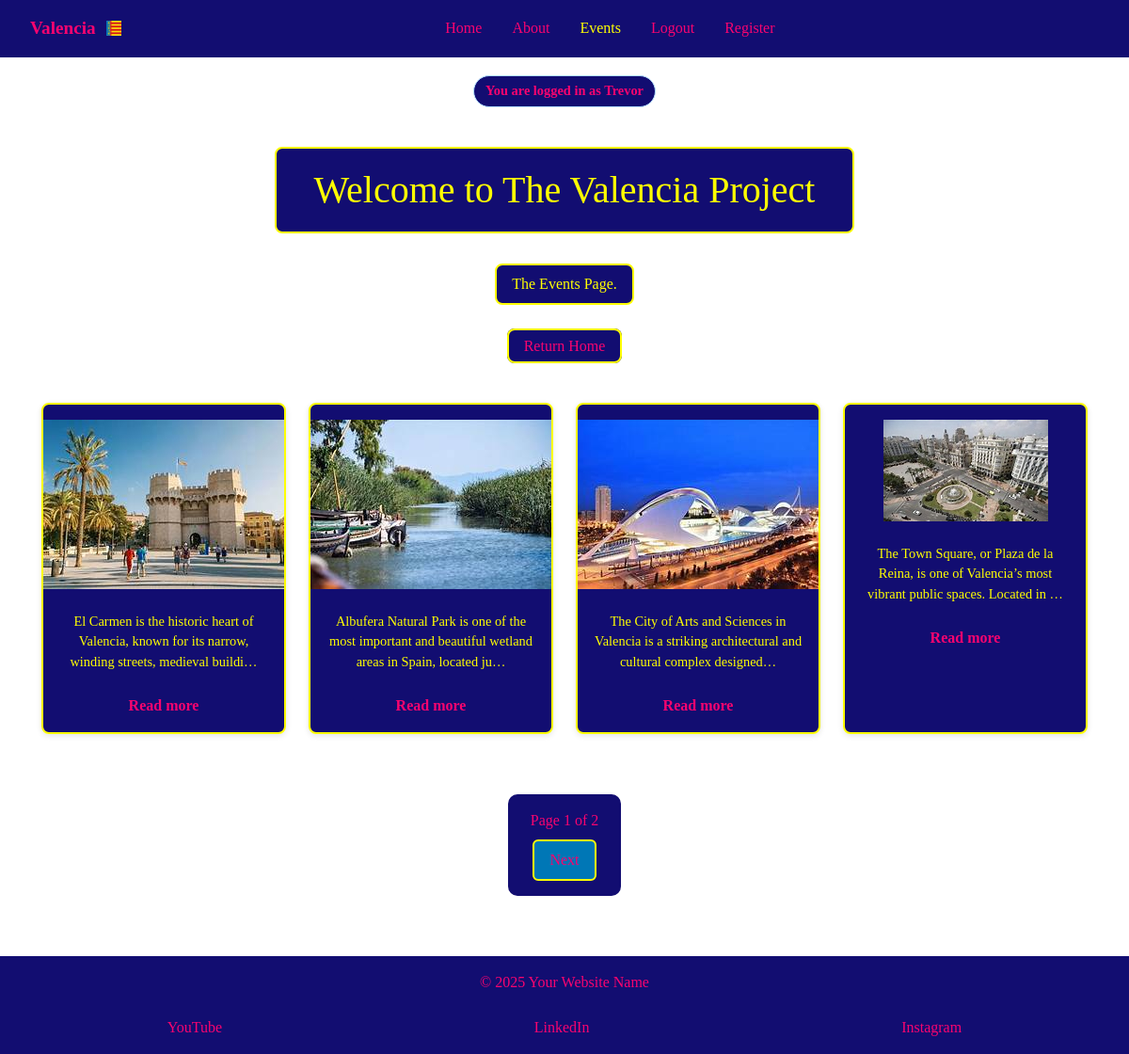
Screenshot of /events/ (signed in) with the database file from the repository.
### tourism_es/models.py (models this page shows, shortened)
class CardText(models.Model):
    title = models.CharField(max_length=50, blank=True)
    content = models.TextField()
    image_name = models.CharField(
        max_length=30,
        help_text="Enter the image filename (eg 'science museum.jpg)",
        default='default.jpg',
        blank=True
    )
    saved_by = models.ManyToManyField(User,
                                      related_name='saved_cards', blank=True)

### tourism_es/views.py (the view)
# urls.py: path('events/', views.events, name='events'),
def events(request):
    card_texts = CardText.objects.all().order_by('id')
    paginator = Paginator(card_texts, 4)
    page_number = request.GET.get('page')
    page_obj = paginator.get_page(page_number)
    return render(request, 'events.html', {
        'active_tab': 'events', 'page_obj': page_obj})

### tourism_es/templates/events.html (shortened to what this page needs)
{% extends 'base.html' %}
{% load static %}
{% block content %}
<h1 class="color">Welcome to The Valencia Project</h1>
<p class="color">The Events Page.</p>
<p>
    <a class="color-return" href="{% url 'index' %}">Return Home</a>
</p>
<div class="cards-container">
    {% for card in page_obj %}
    <div class="card" data-url="{% url 'event-details' pk=card.id %}"
     onclick="window.location=this.dataset.url">
     <img src="{% static 'images/' %}{{ card.image_name }}" alt="{{ card.title }}">
     <p>{{ card.content|truncatechars:100}}</p>
     <a href="{% url 'event-details' pk=card.id %}" class="read-more">
        Read more
     </a>
    </div>
    {% empty %}
    <p>No cards yet</p>
    {% endfor %}
</div>
 <div class="pagination">
    <div class="page-number">
        <span class="page-info">
            Page {{ page_obj.number }} of {{ page_obj.paginator.num_pages }}
        </span>
    </div>
    {% if page_obj.has_next %}
    <div class="next-wrapper">
        <a href="?page={{ page_obj.next_page_number }}" class="next-btn">Next</a>
    </div>
    {% endif %}
 </div>
{% endblock %}

### tourism_es/templates/base.html (shortened to what this page needs)
{% load static %}
<!DOCTYPE html>
<html lang="en">
<head>
    <link href="https://cdn.jsdelivr.net/npm/bootstrap@5.3.8/dist/css/bootstrap.min.css" rel="stylesheet"
>
</head>
<link rel="stylesheet" href="{% static 'CSS/tourism.css' %}">
<body>
    <nav class="navbar">
        <div class="logo">
            <a href="{% url 'index' %}">
                Valencia
                <img src="{% static 'favicon/favicon-32x32.png' %}" alt="Logo" class="logo-img">
            </a>
        </div>
        <div class="nav-links" id="nav-links">
            <a href="{% url 'index' %}" class="{% if active_tab == 'index' %}active{% endif %}">Home</a>
            <a href="{% url 'about' %}" class="{% if active_tab == 'about' %}active{% endif %}">About</a>
            <a href="{% url 'events' %}" class="{% if active_tab == 'events' %}active{% endif %}">Events</a>
            <a href="{% url 'logout' %}" class="{% if active_tab == 'logout' %}active{% endif %}">Logout</a>
            <a href="{% url 'register' %}" class="{% if active_tab == 'register' %}active{% endif %}">Register</a>
        </div>
    </nav>
    {% if request.user.is_authenticated %}
    <div class="auth-badge">
        You are logged in as {{ request.user.username }}
    </div>
    {% endif %}
    <main>
        {% block content %}{% endblock %}
    </main>
    <footer>
        <p class="footer-text">&copy; 2025 Your Website Name</p>
        <div class="social-links">
            <a href="https://www.youtube.com" target="_blank" aria-label="YouTube">YouTube</a>
            <a href="https://www.linkedin.com" target="_blank" aria-label="LinkedIn">LinkedIn</a>
            <a href="https://www.instagram.com" target="_blank" aria-label="Instagram">Instagram</a>
        </div>
    </footer>
</body>
</html>

### tourism_es/static/CSS/tourism.css (style rules this page uses)
* { box-sizing: border-box; margin: 0; padding: 0; }
html, body { height: 100%; font-family: "Times New Roman", Times, serif; overflow-x: hidden; }
body { display: flex; flex-direction: column; min-height: 100vh; padding-top: 4.375rem; background: url('../images/City-of-Arts-and-Sci.png') center center / cover no-repeat fixed; image-rendering: auto; }
main { flex: 1; display: flex; flex-direction: column; align-items: center; justify-content: flex-start; text-align: center; padding: 2rem 1rem; gap: 2rem; }
.color { color: yellow; text-align: center; margin: 0em auto; padding: 0.5em 1em; border: 2px solid yellow; border-radius: 8px; background: #120d71; }
a.color-return { text-align: center; margin: 0em auto; padding: 0.5em 1em; border: 2px solid yellow; border-radius: 8px; background: #120d71; color: #f8046f; text-decoration: none; }
.logo a { display: flex; align-items: center; gap: 0.7rem; text-decoration: none; color: inherit; }
.logo-img { width: 16px; height: 16px; }
.navbar { display: flex; align-items: center; justify-content: space-between; padding: 1rem 2rem; background-color: #120d71; position: fixed; width: 100%; top: 0; left: 0; z-index: 1000; }
.logo a { color: #f8046f; text-decoration: none; font-weight: bold; font-size: 1.2rem; }
.nav-links { display: flex; flex: 1; justify-content: center; gap: 2rem; list-style: none; }
.nav-links a { color: #f8046f; text-decoration: none; transition: color 0.3s; }
nav a.active { color: yellow; }
.auth-badge { display: block; width: fit-content; margin: 10px auto; padding: 5px 12px; background-color: #120d71; color: #f8046f; font-weight: 600; font-size: 0.9rem; border-radius: 20px; border: 1px solid #b3e0ff; text-align: center; }
.cards-container, .grid-container { display: flex; flex-wrap: wrap; justify-content: center; gap: 1.5rem; width: 100%; max-width: 1200px; padding: 0 1rem; margin: 0 auto; }
.card, .grid { background-color: #120d71; border: 2px solid yellow; border-radius: 8px; box-shadow: 0 2px 6px rgba(0,0,0,0.1); overflow: hidden; display: flex; flex-direction: column; justify-content: flex-start; align-items: center; text-align: center; transition: transform 0.3s, box-shadow 0.3s; min-height: 350px; padding: 1rem; gap: 1rem; cursor: pointer; flex: 0 1 calc(25% - 1.5rem); max-width: calc(25% - 1.5rem); }
.cards-container .card:nth-child(1), .grid-container .grid:nth-child(1) { order: 1; }
.cards-container .card:nth-child(2), .grid-container .grid:nth-child(2) { order: 3; }
.cards-container .card:nth-child(3), .grid-container .grid:nth-child(3) { order: 2; }
.card, .grid { background-color: #120d71; border: 2px solid yellow; border-radius: 8px; box-shadow: 0 2px 6px rgba(0,0,0,0.1); overflow: hidden; display: flex; flex-direction: column; justify-content: flex-start; align-items: center; text-align: center; transition: transform 0.3s, box-shadow 0.3s; min-height: 350px; padding: 1rem; gap: 1rem; width: 100%; max-width: 350px; cursor: pointer; }
.grid p, .card p { font-size: 0.9rem; margin: 0.5rem 0 0; flex-shrink: 0; color: yellow; }
.card .read-more, .grid .read-more { margin-top: 0.5rem; text-decoration: none; color: #f8046f; font-weight: bold; }
footer { background-color: #120d71; color: rgb(121, 7, 127); padding: 1rem; display: flex; flex-direction: column; align-items: center; gap: 0.5rem; width: 100%; box-sizing: border-box; overflow: visible; }
.footer-text { color: #f8046f; transition: color 0.3s; }
.social-links { display: flex; justify-content: space-around; flex-wrap: wrap; gap: 0.5rem; width: 100%; max-width: 100%; min-width: 0; overflow: hidden; }
.social-links a { color: #f8046f; text-decoration: none; transition: color 0.3s; flex-shrink: 1; text-align: center; white-space: nowrap; }
.pagination { width: fit-content; margin: 2rem auto; padding: 1rem 1.5rem; background: #120d71; border-radius: 10px; display: flex; flex-direction: column; gap: 0.5rem; color: #f8046f; }
.pagination .prev-wrapper, .pagination .next-wrapper { display: flex; justify-content: center; }
.pagination a { display: inline-block; padding: 0.5rem 1rem; border: 2px solid yellow; border-radius: 6px; background: #0077b6; color: #f8046f; text-decoration: none; transition: background 0.2s, color 0.2s; }

### rows the page displays
CardText: image_name (picture), content "Albufera Natural Park is one of the most important and beautiful wetland areas in Spain, located ju…"
CardText: image_name (picture), content "The Town Square, or Plaza de la Reina, is one of Valencia’s most vibrant public spaces. Located in …"
CardText: image_name (picture), content "The City of Arts and Sciences in Valencia is a striking architectural and cultural complex designed…"
CardText: image_name (picture), content "El Carmen is the historic heart of Valencia, known for its narrow, winding streets, medieval buildi…"

### other values shown
{{ request.user.username }} "Trevor"
{{ page_obj.number }} "1"
{{ page_obj.paginator.num_pages }} "2"
